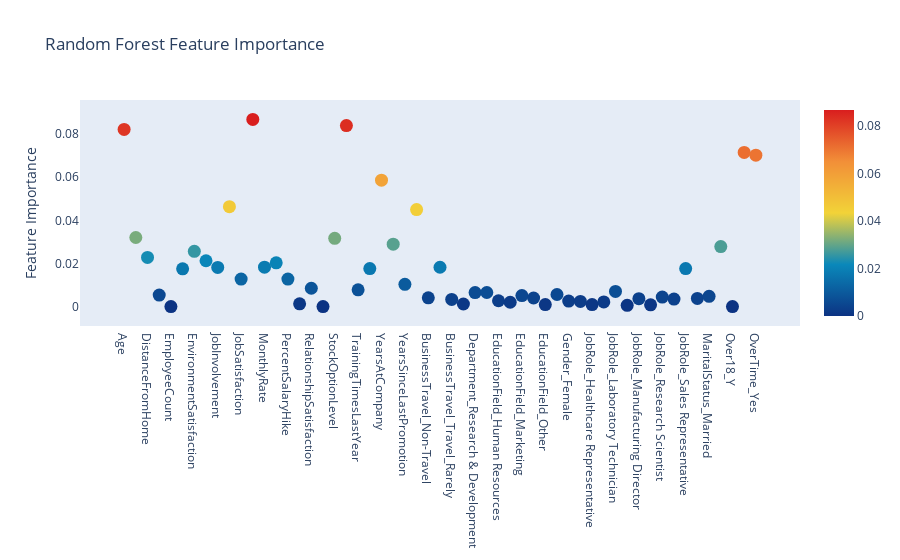

Source (notebook cell):
### Code cell
# Scatter plot 
trace = go.Scatter(
    y = rf.feature_importances_,
    x = attrition_final.columns.values,
    mode='markers',
    marker=dict(
        sizemode = 'diameter',
        sizeref = 1,
        size = 13,
        #size= rf.feature_importances_,
        #color = np.random.randn(500), #set color equal to a variable
        color = rf.feature_importances_,
        colorscale='Portland',
        showscale=True
    ),
    text = attrition_final.columns.values
)
data1 = [trace]

layout= go.Layout(
    autosize= True,
    title= 'Random Forest Feature Importance',
    hovermode= 'closest',
     xaxis= dict(
         ticklen= 5,
         showgrid=False,
        zeroline=False,
        showline=False
     ),
    yaxis=dict(
        title= 'Feature Importance',
        showgrid=False,
        zeroline=False,
        ticklen= 5,
        gridwidth= 2
    ),
    showlegend= False
)
fig = go.Figure(data1, layout=layout)
py.iplot(fig,filename='scatter2010')

### Figure 1 — Plotly figure (JSON) as saved in the notebook; plotly's stock layout.template omitted (floating-point values rounded to 4 significant figures)
{"data": [{"marker": {"color": [0.08218, 0.03206, 0.02282, 0.005331, 0, 0.01752, 0.02562, 0.02126, 0.01814, 0.04635, 0.01275, 0.08683, 0.01829, 0.02032, 0.01276, 0.001262, 0.008505, 0, 0.03165, 0.08399, 0.007781, 0.01761, 0.05867, 0.02897, 0.01031, 0.04499, 0.004039, 0.01826, 0.003297, 0.001186, 0.0065, 0.00654, 0.002702, 0.00201, 0.005099, 0.003978, 0.0009475, 0.005595, 0.002554, 0.002406, 0.0009244, 0.002166, 0.007049, 0.0005851, 0.003667, 0.0008236, 0.004385, 0.003498, 0.01765, 0.003784, 0.004738, 0.02782, 0, 0.07155, 0.07027], "colorscale": [[0, "rgb(12,51,131)"], [0.25, "rgb(10,136,186)"], [0.5, "rgb(242,211,56)"], [0.75, "rgb(242,143,56)"], [1, "rgb(217,30,30)"]], "showscale": true, "size": 13, "sizemode": "diameter", "sizeref": 1}, "mode": "markers", "text": ["Age", "DailyRate", "DistanceFromHome", "Education", "EmployeeCount", "EmployeeNumber", "EnvironmentSatisfaction", "HourlyRate", "JobInvolvement", "JobLevel", "JobSatisfaction", "MonthlyIncome", "MonthlyRate", "NumCompaniesWorked", "PercentSalaryHike", "PerformanceRating", "RelationshipSatisfaction", "StandardHours", "StockOptionLevel", "TotalWorkingYears", "TrainingTimesLastYear", "WorkLifeBalance", "YearsAtCompany", "YearsInCurrentRole", "YearsSinceLastPromotion", "YearsWithCurrManager", "BusinessTravel_Non-Travel", "BusinessTravel_Travel_Frequently", "BusinessTravel_Travel_Rarely", "Department_Human Resources", "Department_Research & Development", "Department_Sales", "EducationField_Human Resources", "EducationField_Life Sciences", "EducationField_Marketing", "EducationField_Medical", "EducationField_Other", "EducationField_Technical Degree", "Gender_Female", "Gender_Male", "JobRole_Healthcare Representative", "JobRole_Human Resources", "JobRole_Laboratory Technician", "JobRole_Manager", "JobRole_Manufacturing Director", "JobRole_Research Director", "JobRole_Research Scientist", "JobRole_Sales Executive", "JobRole_Sales Representative", "MaritalStatus_Divorced", "MaritalStatus_Married", "MaritalStatus_Single", "Over18_Y", "OverTime_No", "OverTime_Yes"], "type": "scatter", "x": ["Age", "DailyRate", "DistanceFromHome", "Education", "EmployeeCount", "EmployeeNumber", "EnvironmentSatisfaction", "HourlyRate", "JobInvolvement", "JobLevel", "JobSatisfaction", "MonthlyIncome", "MonthlyRate", "NumCompaniesWorked", "PercentSalaryHike", "PerformanceRating", "RelationshipSatisfaction", "StandardHours", "StockOptionLevel", "TotalWorkingYears", "TrainingTimesLastYear", "WorkLifeBalance", "YearsAtCompany", "YearsInCurrentRole", "YearsSinceLastPromotion", "YearsWithCurrManager", "BusinessTravel_Non-Travel", "BusinessTravel_Travel_Frequently", "BusinessTravel_Travel_Rarely", "Department_Human Resources", "Department_Research & Development", "Department_Sales", "EducationField_Human Resources", "EducationField_Life Sciences", "EducationField_Marketing", "EducationField_Medical", "EducationField_Other", "EducationField_Technical Degree", "Gender_Female", "Gender_Male", "JobRole_Healthcare Representative", "JobRole_Human Resources", "JobRole_Laboratory Technician", "JobRole_Manager", "JobRole_Manufacturing Director", "JobRole_Research Director", "JobRole_Research Scientist", "JobRole_Sales Executive", "JobRole_Sales Representative", "MaritalStatus_Divorced", "MaritalStatus_Married", "MaritalStatus_Single", "Over18_Y", "OverTime_No", "OverTime_Yes"], "y": [0.08218, 0.03206, 0.02282, 0.005331, 0, 0.01752, 0.02562, 0.02126, 0.01814, 0.04635, 0.01275, 0.08683, 0.01829, 0.02032, 0.01276, 0.001262, 0.008505, 0, 0.03165, 0.08399, 0.007781, 0.01761, 0.05867, 0.02897, 0.01031, 0.04499, 0.004039, 0.01826, 0.003297, 0.001186, 0.0065, 0.00654, 0.002702, 0.00201, 0.005099, 0.003978, 0.0009475, 0.005595, 0.002554, 0.002406, 0.0009244, 0.002166, 0.007049, 0.0005851, 0.003667, 0.0008236, 0.004385, 0.003498, 0.01765, 0.003784, 0.004738, 0.02782, 0, 0.07155, 0.07027]}], "layout": {"autosize": true, "hovermode": "closest", "showlegend": false, "title": {"text": "Random Forest Feature Importance"}, "xaxis": {"showgrid": false, "showline": false, "ticklen": 5, "zeroline": false}, "yaxis": {"gridwidth": 2, "showgrid": false, "ticklen": 5, "title": {"text": "Feature Importance"}, "zeroline": false}}}
